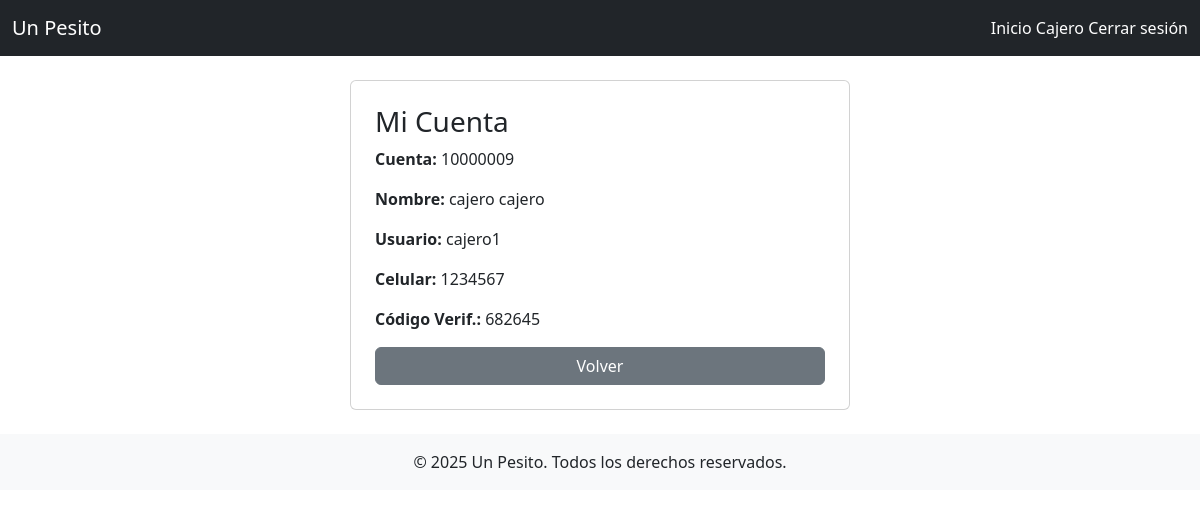
/teller/mi_cuenta (signed in), run on the app's committed database.
### app/models/user.py (models this page shows, shortened)
class User(UserMixin, db.Model):
    __tablename__ = 'user'
    id = db.Column(db.Integer, primary_key=True)
    nombre = db.Column(db.String(100), nullable=False)
    apellido = db.Column(db.String(100), nullable=False)
    ci = db.Column(db.String(20), unique=True, nullable=False)
    direccion = db.Column(db.String(200))
    saldo = db.Column(db.Float, default=0.0)
    telefono = db.Column(db.String(20))
    correo = db.Column(db.String(120), unique=True)
    username = db.Column(db.String(50), unique=True, nullable=False)
    password = db.Column(db.String(200), nullable=False)
    role = db.Column(db.String(20), default='cliente')
    balance = db.Column(db.Float, default=0.0)
    codigo_verificacion = db.Column(db.String(10))  # Código permanente del cajero
    transacciones = db.relationship('Transaction', backref='usuario', lazy=True)
    loans = db.relationship('Loan', backref='user', lazy=True)

### app/controllers/teller_controller.py (the view)
@teller_bp.route('/mi_cuenta')
@login_required
@teller_required
def mi_cuenta():
    return render_template('teller/mi_cuenta.html', user=current_user)

### app/controllers/auth_controller.py (called while the page is built)
@login_manager.user_loader
def load_user(user_id):
    return User.query.get(int(user_id))

### app/templates/teller/mi_cuenta.html (shortened to what this page needs)
{% extends 'shared/base.html' %}
{% block content %}
<div class="card p-4 mx-auto" style="max-width:500px;">
    <h3>Mi Cuenta</h3>
    <p><strong>Cuenta:</strong> {{ user.ci }}</p>
    <p><strong>Nombre:</strong> {{ user.nombre }} {{ user.apellido }}</p>
    <p><strong>Usuario:</strong> {{ user.username }}</p>
    <p><strong>Celular:</strong> {{ user.telefono }}</p>
    <p><strong>Código Verif.:</strong> {{ user.codigo_verificacion }}</p>
    <a href="{{ url_for('teller.dashboard') }}" class="btn btn-secondary">Volver</a>
</div>
{% endblock %}

### data on the page
User: ci "10000009", nombre "cajero", apellido "cajero", username "cajero1", telefono "1234567", codigo_verificacion "682645"
